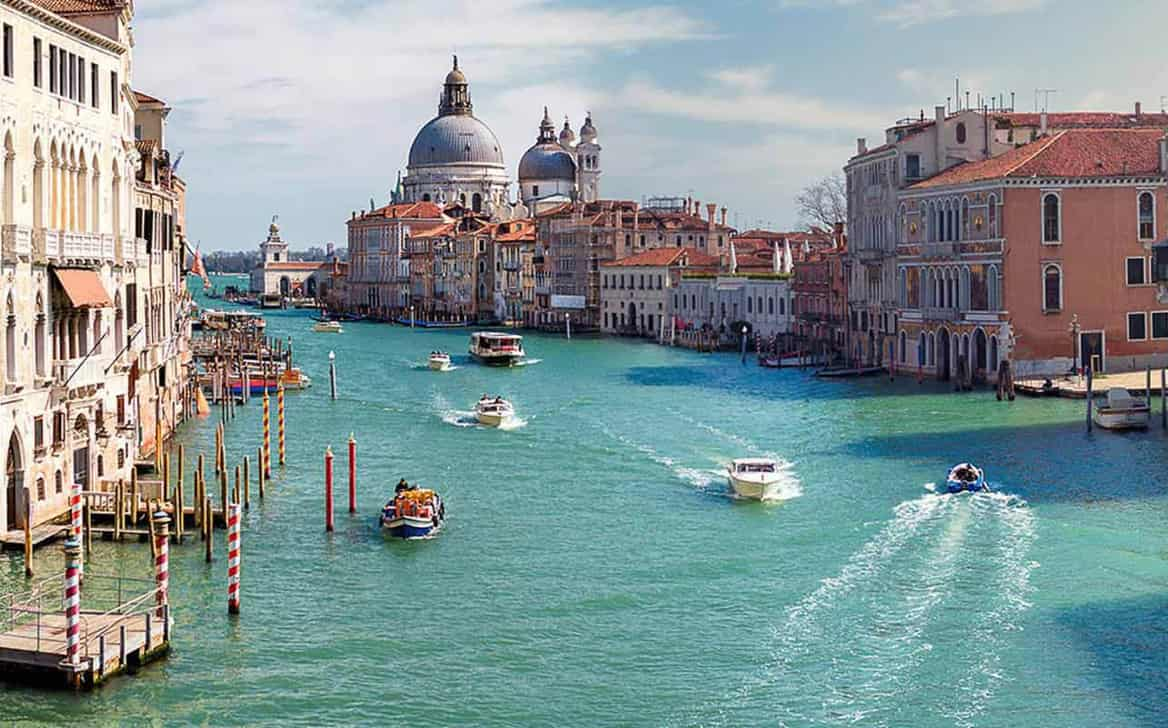
#> input picture basic_opencv/dataset/italy.jpg, 1168 x 728 px
$ python crop.py
#> lines starting #> are read from the running program, lines starting #| are printed output that depends on the picture
import argparse
import cv2

ap = argparse.ArgumentParser()
ap.add_argument("-i", "--image", type=str, default="dataset/italy.jpg",
	help="path to the input image")
args = vars(ap.parse_args())

image = cv2.imread(args["image"])
#> image is the input picture: shape (728, 1168, 3); mean B, G, R 149.7, 149.1, 132.2
cv2.imshow("Original", image)

face = image[100:300, 100:300]
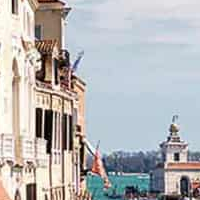
#> face: shape (200, 200, 3); mean B, G, R 182.2, 181.4, 181.6
cv2.imshow("Face", face)
cv2.waitKey(0)

body = image[0:500, 0:400]
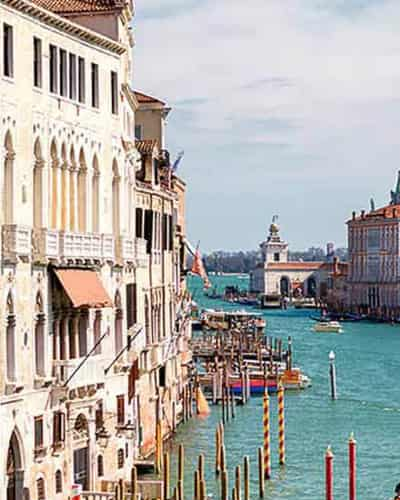
#> body: shape (500, 400, 3); mean B, G, R 169.1, 172.6, 174.1
cv2.imshow("Body", body)
cv2.waitKey(0)
